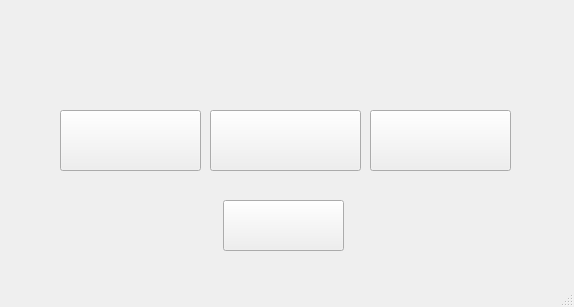
<?xml version="1.0" encoding="UTF-8"?>
<ui version="4.0">
 <class>selectlevel</class>
 <widget class="QMainWindow" name="selectlevel">
  <property name="geometry">
   <rect>
    <x>0</x>
    <y>0</y>
    <width>574</width>
    <height>307</height>
   </rect>
  </property>
  <property name="windowTitle">
   <string>MainWindow</string>
  </property>
  <widget class="QWidget" name="centralwidget">
   <widget class="QPushButton" name="DoneB">
    <property name="geometry">
     <rect>
      <x>223</x>
      <y>200</y>
      <width>121</width>
      <height>51</height>
     </rect>
    </property>
    <property name="styleSheet">
     <string notr="true">border-image: url(:/picture/Settingpage/dialogbutton.png);</string>
    </property>
    <property name="text">
     <string/>
    </property>
   </widget>
   <widget class="QPushButton" name="level2B">
    <property name="geometry">
     <rect>
      <x>210</x>
      <y>110</y>
      <width>151</width>
      <height>61</height>
     </rect>
    </property>
    <property name="styleSheet">
     <string notr="true">border-image: url(:/picture/Settingpage/dialogbutton.png);</string>
    </property>
    <property name="text">
     <string/>
    </property>
   </widget>
   <widget class="QPushButton" name="level3B">
    <property name="geometry">
     <rect>
      <x>370</x>
      <y>110</y>
      <width>141</width>
      <height>61</height>
     </rect>
    </property>
    <property name="styleSheet">
     <string notr="true">border-image: url(:/picture/Settingpage/dialogbutton.png);</string>
    </property>
    <property name="text">
     <string/>
    </property>
   </widget>
   <widget class="QPushButton" name="level1B">
    <property name="geometry">
     <rect>
      <x>60</x>
      <y>110</y>
      <width>141</width>
      <height>61</height>
     </rect>
    </property>
    <property name="styleSheet">
     <string notr="true">border-image: url(:/picture/Settingpage/dialogbutton.png);</string>
    </property>
    <property name="text">
     <string/>
    </property>
   </widget>
   <widget class="QLabel" name="label">
    <property name="geometry">
     <rect>
      <x>170</x>
      <y>20</y>
      <width>231</width>
      <height>51</height>
     </rect>
    </property>
    <property name="styleSheet">
     <string notr="true">border-image: url(:/picture/Settingpage/dialogtitle.png);</string>
    </property>
    <property name="text">
     <string/>
    </property>
   </widget>
  </widget>
  <widget class="QMenuBar" name="menubar">
   <property name="geometry">
    <rect>
     <x>0</x>
     <y>0</y>
     <width>574</width>
     <height>23</height>
    </rect>
   </property>
  </widget>
  <widget class="QStatusBar" name="statusbar"/>
 </widget>
 <resources/>
 <connections/>
</ui>
